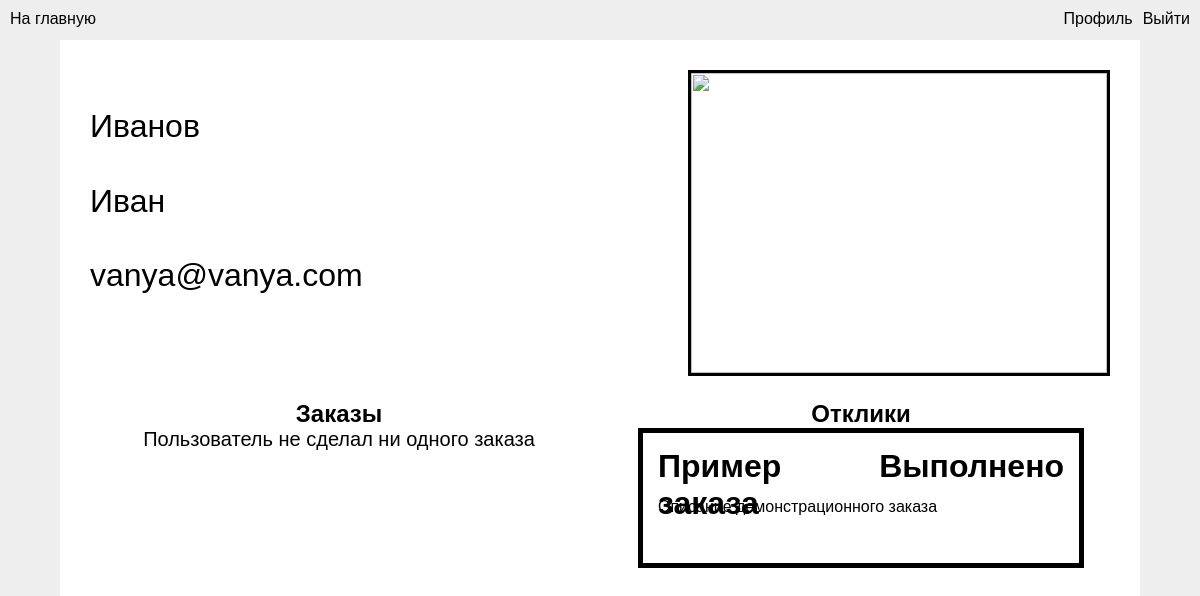
The app's page /profile/2/ with its own data.
### tables this page shows
CREATE TABLE members (
id integer primary key autoincrement,
name text not null,
surname text not null,
email text not null,
description text,
reviews text,
telephone_number text,
login text,
password text,
apps text,
responses text,
balance text,
photo text
);

CREATE TABLE applications (
id integer primary key autoincrement,
creator_id text not null,
price text not null,
title text not null,
description text,
reviews text,
active text,
responses text
);

### app.py (the view)
@app.route("/profile/<int:user_id>/", methods=["GET"])
def profile(user_id):
    user = User(id=user_id)
    apps = [Application(id=i) for i in user.apps]
    responses = [Application(id=i) for i in user.responses]
    return render_template("profile.html", user=user, apps=apps, responses=responses, login_error=request.args.get("login_error", ""))

### database.py (called while the page is built)
    def get_member(self, expression):
        try:
            self.__cur.execute(f"SELECT * FROM members WHERE {expression}")
            return self.__cur.fetchone()
        except Exception as e:
            print('Ошибка получения члена из БД', e)
            return False

    def get_app(self, expression):
        try:
            self.__cur.execute(f"SELECT * FROM applications WHERE {expression}")
            return self.__cur.fetchone()
        except Exception as e:
            print('Ошибка получения члена из БД', e)
            return False

### templates/profile.html (shortened to what this page needs)
<!DOCTYPE html>
<html lang="ru">
<head>
    <link rel="stylesheet" type="text/css" href="/static/css/base.css">
</head>
<body>
{% if not user %}
<header>
    <p class="tomain" onclick="javascript:location.href='/';">На главную</p>
    <p class="button_login">Войти</p>
    <p class="button_create_account">Зарегистрироваться</p>
</header>
<div class="background {% if not login_error %}hidden{% endif %}">
    <form class="login_form" action="/login/" method="post">
        <div class="login_error {% if not login_error %}hidden{% endif %}"><p>Введен неправильный логин или пароль!</p>
        </div>
        <input class="login" name="login" placeholder="login">
        <input type="hidden" name="from" value="profile%2F{{ user.id }}%2F">
        <input type="password" class="password" name="password" placeholder="password">
        <input type="button" id="form_submit" class="no_login no_password" value="Войти">
    </form>
</div>
<script language="JavaScript" type="text/javascript" src="/static/js/base.js"></script>
{% else %}
<header>
    <p class="tomain" onclick="javascript:location.href='/';">На главную</p>
    <p class="button_logout" onclick="javascript:location.href='/profile/{{ user.id }}/';">Профиль</p>
    <p class="button_logout" onclick="javascript:location.href='/logout/?from=profile%2F{{ user.id }}%2F';">Выйти</p>
</header>
{% endif %}
<main>
    <link rel="stylesheet" type="text/css" href="/static/css/profile.css">
    <div class="profile">
        <div class="info">
            <p>{{ user.surname }}</p>
            <p>{{ user.name }}</p>
            <p>{{ user.email }}</p>
        </div>
        <div class="photo">
            <img src="{{ user.photo }}">
        </div>
    </div>
    <div class="articles">
        <div class="box">
            <h2 class="block_title">Заказы</h2>
            <div class="apps">
                {% if apps %}
                {% for app in apps %}
                <div class="article link" onclick="javascript:location.href='/application/{{ app.id }}/';">
                    <div class="top">
                        <h1 class="title">{{ app.title }}</h1>
                        <h1 class="price">{{ app.price }}</h1>
                    </div>
                    <div class="description">
                        <p>{{ app.short_description }}</p>
                    </div>
                </div>
                {% endfor %}
                {% else %}
                <p class="center">Пользователь не сделал ни одного заказа</p>
                {% endif %}
            </div>
        </div>
        <div class="box">
            <h2 class="block_title">Отклики</h2>
            <div class="responses">
                {% if responses %}
                {% for response in responses %}
                <div class="article link" onclick="javascript:location.href='/application/{{ response.id }}/';">
                    <div class="top">
                        <h1 class="title">{{ response.title }}</h1>
                        <h1 class="price">{{ response.price }}</h1>
                    </div>
                    <div class="description">
                        <p>{{ response.description }}</p>
                    </div>
                </div>
                {% endfor %}
                {% else %}
                <p class="center">Пользователь ни разу не откликнулся</p>
                {% endif %}
            </div>
        </div>
    </div>
</main>
</body>
</html>

### static/css/base.css (style rules this page uses)
html { height: 100%; }
body { height: 100%; margin: 0; background-color: #EEEEEE; display: flex; justify-content: center; align-items: center; font-family: "RobotoFlex Regular", sans-serif; }
.link { cursor: pointer; }
.center { text-align: center; font-size: 20px; }

### static/css/profile.css (style rules this page uses)
main { width: 90%; height: 90%; background-color: #FFFFFF; display: flex; align-content: stretch; flex-direction: column; }
.profile { height: calc(50% - 60px); display: flex; justify-content: space-between; padding: 30px; }
.info { display: flex; flex-direction: column; justify-content: space-evenly; height: 100%; width: 40%; font-size: 24pt; }
.articles { height: calc(50% - 0px); display: flex; justify-content: space-evenly; }
.box { width: 45%; }
.block_title { text-align: center; }
.article { height: 100px; margin: 20px; border: 5px solid black; padding: 15px; }
.top { display: flex; justify-content: space-between; height: 50px; }
h1, h2, h3, p { margin: 0; }

### records on screen
members: surname "Иванов", name "Иван", email "vanya@vanya.com"
applications: title "Пример заказа", price "Выполнено", description "Описание демонстрационного заказа"
